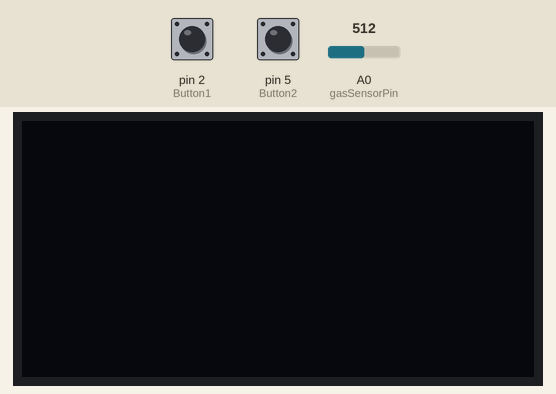
Simulated run of this sketch. Board: Arduino Uno, built with avr-gcc and run on an emulated ATmega328P. Parts: 128×64 one-colour display. The inputs (shaded band) are chosen by the test bench; at power-on: pin 2 (Button1) LOW, A0 (gasSensorPin) = 512, pin 5 (Button2) LOW.

Above: at 1.2 s.
1.3 s: pin 2 (Button1) pulled HIGH for 0.15 s
At 1.6 s:
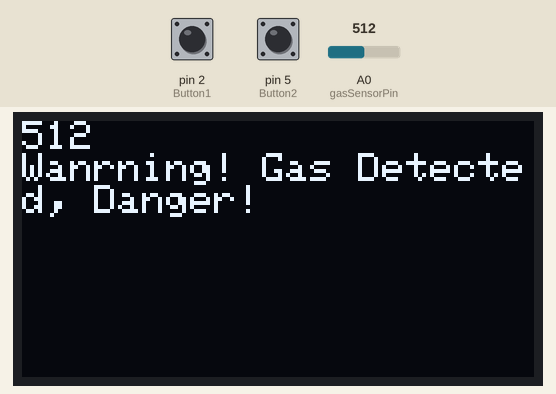
4.4 s: A0 (gasSensorPin) set to 108
At 5.3 s:
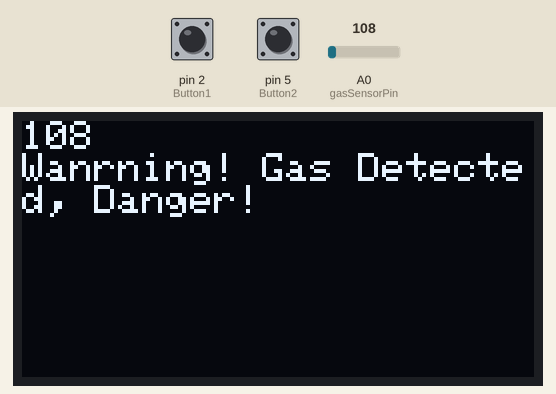
7.0 s: A0 (gasSensorPin) set to 94
At 8.5 s:
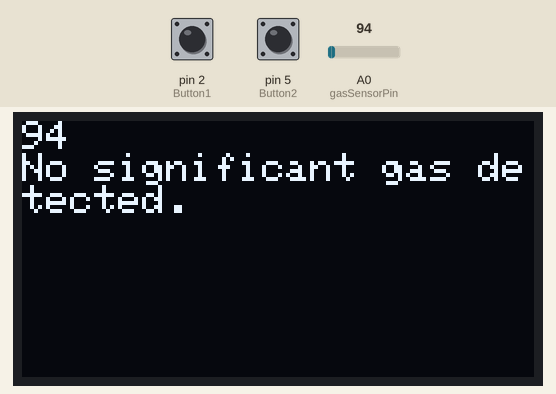
10.0 s: A0 (gasSensorPin) set to 110
At 11.4 s:
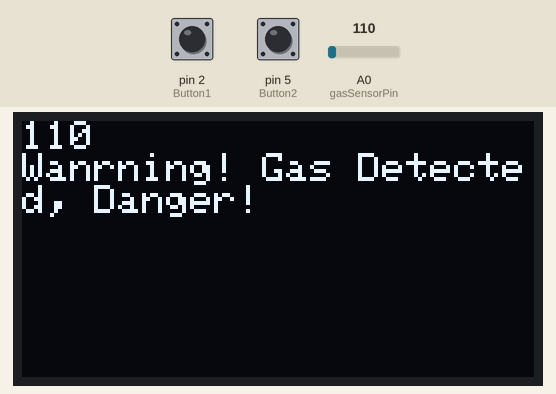
Timing chart, 0 to 13.0 s (numbered marks = the images above; inputs shaded):
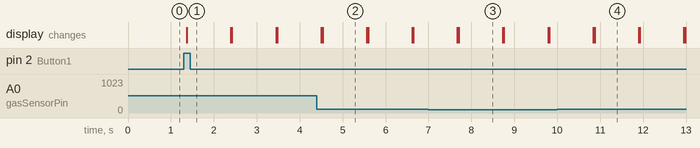

The sketch:

submission.ino
```cpp
#include <SPI.h>
#include <Wire.h>
#include <Adafruit_GFX.h>
#include <Adafruit_SSD1306.h>
#include <DHT11.h>
DHT11 dht11(3);
#define OLED_RESET 4
Adafruit_SSD1306 display(OLED_RESET);

int Button1 = 2;
int Button2 = 5;
int Button3 = 4;


const int gasSensorPin = 0;


void Temperature();

void Gas();

void setup() {
    pinMode(Button1, INPUT); // pin 2
    pinMode(Button2, INPUT); //
    pinMode(Button3, INPUT);
    display.begin(SSD1306_SWITCHCAPVCC, 0x3C);
    Serial.begin(9600);
    display.clearDisplay();
    display.display();
}

void loop() {
    display.clearDisplay();
    display.display();
    int val1 = digitalRead(Button1);
    int val2 = digitalRead(Button2);
    int val3 = digitalRead(Button3);
    if (val1 == HIGH)
    {
      Gas();
    }
    if(val2 == HIGH)
    {
     display.clearDisplay();
    display.display();
    display.setTextSize(1);
    display.setTextColor(WHITE);
    display.setCursor(0, 0);
    display.println("MENU");
    display.display();

    }
    if(val3 == HIGH)
    {
      Temperature();
    }
}


void Temperature()
{
  display.clearDisplay();
    display.display();
    display.setTextSize(1);
    display.setTextColor(WHITE);
    display.setCursor(0, 0);
  int temperature = dht11.readTemperature();
 display.println(temperature);
  if(temperature>=40)
  {
    display.println("Overheating Warning!");
  }
  display.display();
}

void Gas()
{
  while(true){
    int gasConcentration = analogRead(gasSensorPin);

    display.clearDisplay();
    display.display();
    display.setTextSize(1);
    display.setTextColor(WHITE);
    display.setCursor(0, 0);
    display.println(gasConcentration);
    if (gasConcentration < 100) {
      display.println("No significant gas detected.");
    } else
    {
      display.println("Wanrning! Gas Detected, Danger!");
    }
    display.display();
    delay(1000); // Delay for reading
  }

}
```

Measured:
- the behaviour switches between 100 and 99 on A0 (gasSensorPin) (found by bisection; images 2 and 3)
- after the input at 1.3 s, the display: changes after 0.07 s (image 1)
- after the input at 4.4 s, the display: first differs from a run without the input after 0.14 s (image 2)
- after the input at 7.0 s, the display: first differs from a run without the input after 0.70 s (image 3)
- after the input at 10.0 s, the display: first differs from a run without the input after 0.87 s (image 4)
- what the display in image 2 shows lasts 1.1 s, from 4.5 s to 5.6 s
